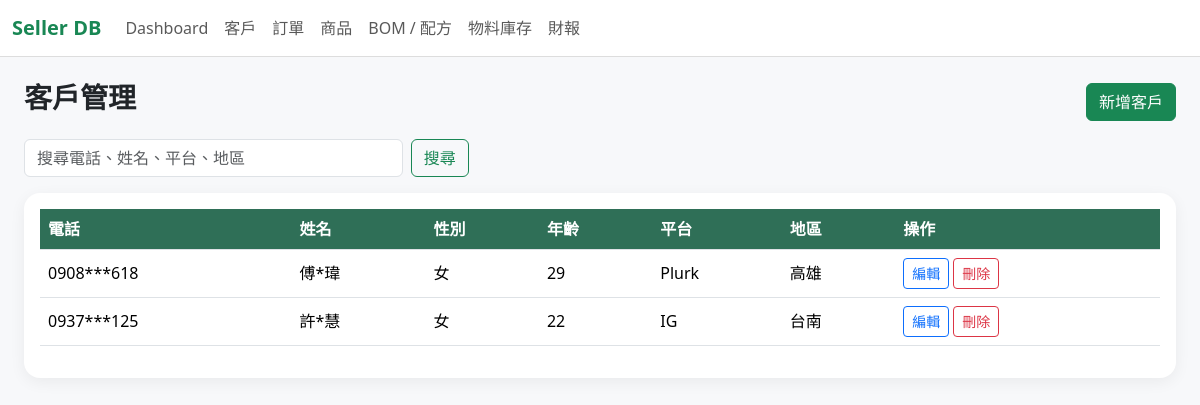
Page /customers on the committed database.
### tables this page shows
CREATE TABLE CUSTOMER (phone_number TEXT (10) PRIMARY KEY UNIQUE CHECK (length("phone_number") = 10 AND "phone_number" NOT GLOB '*[^0-9]*'), name TEXT, gender TEXT, age INTEGER, platform TEXT, area TEXT);

### app.py (the view)
@app.route("/customers")
def customers():
    q = request.args.get("q", "").strip()
    db = get_db()
    if q:
        rows = db.execute('''
            SELECT * FROM CUSTOMER
            WHERE phone_number LIKE ? OR name LIKE ? OR platform LIKE ? OR area LIKE ?
            ORDER BY name
        ''', [f"%{q}%"] * 4).fetchall()
    else:
        rows = db.execute("SELECT * FROM CUSTOMER ORDER BY name").fetchall()
    return render_template("customers.html", customers=rows, q=q)

### app.py (called while the page is built)
def get_db():
    if "db" not in g:
        g.db = sqlite3.connect(DB_PATH)
        g.db.row_factory = sqlite3.Row
        g.db.execute("PRAGMA foreign_keys = ON")
    return g.db

@app.template_filter("mask_phone")
def mask_phone(phone):
    phone = str(phone or "")
    if len(phone) == 10 and phone.isdigit():
        return phone[:4] + "***" + phone[-3:]
    return phone

@app.before_request
def setup_database():
    init_db()

### templates/customers.html
{% extends "base.html" %}
{% block content %}
<div class="d-flex justify-content-between align-items-center mb-3">
    <h3 class="fw-bold">客戶管理</h3>
    <a class="btn btn-success" href="{{ url_for('customer_new') }}">新增客戶</a>
</div>
<form class="row g-2 mb-3">
    <div class="col-md-4">
        <input class="form-control" name="q" value="{{ q }}" placeholder="搜尋電話、姓名、平台、地區">
    </div>
    <div class="col-auto">
        <button class="btn btn-outline-success">搜尋</button>
    </div>
</form>
<div class="card p-3">
    <div class="table-responsive">
        <table class="table table-hover align-middle">
            <thead>
            <tr>
                <th>電話</th>
                <th>姓名</th>
                <th>性別</th>
                <th>年齡</th>
                <th>平台</th>
                <th>地區</th>
                <th>操作</th>
            </tr>
            </thead>
            <tbody>
            {% for c in customers %}
            <tr>
                <td>{{ c.phone_number|mask_phone }}</td>
                <td>{{ c.name }}</td>
                <td>{{ c.gender }}</td>
                <td>{{ c.age }}</td>
                <td>{{ c.platform }}</td>
                <td>{{ c.area }}</td>
                <td>
                    <a class="btn btn-sm btn-outline-primary" href="{{ url_for('customer_edit', phone_number=c.phone_number) }}">編輯</a>
                    <form class="action-form" method="post" action="{{ url_for('customer_delete', phone_number=c.phone_number) }}" onsubmit="return confirm('確定刪除？')">
                        <button class="btn btn-sm btn-outline-danger">刪除</button>
                    </form>
                </td>
            </tr>
            {% else %}
            <tr><td colspan="7" class="text-center text-muted">沒有資料</td></tr>
            {% endfor %}
            </tbody>
        </table>
    </div>
</div>
{% endblock %}

### static/style.css (style rules this page uses)
body { background: #f7f8fa; }
.card { border: 0; border-radius: 16px; box-shadow: 0 4px 16px rgba(0,0,0,.06); }
.table thead th { background: #2f6f57; color: white; vertical-align: middle; }
.action-form { display: inline; }

### rows in the picture
CUSTOMER: phone_number|mask_phone "0908***618", name "傅*瑋", gender "女", age "29", platform "Plurk", area "高雄"
CUSTOMER: phone_number|mask_phone "0937***125", name "許*慧", gender "女", age "22", platform "IG", area "台南"
